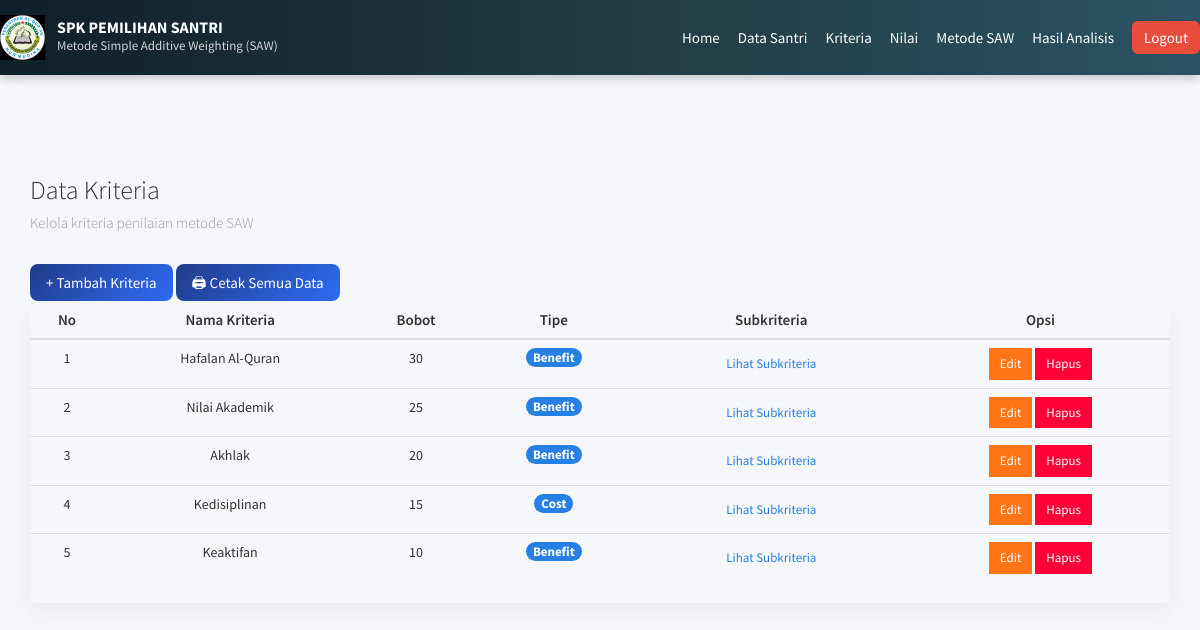
Screenshot of /admin/kriteria.php (signed in) with the database file from the repository.
### tables this page shows
CREATE TABLE `tbl_kriteria` (
  `id_kriteria` int(11) NOT NULL,
  `nama_kriteria` varchar(50) NOT NULL,
  `bobot_kriteria` double NOT NULL,
  `tipe_kriteria` varchar(20) NOT NULL
);

### admin/kriteria.php (the view, shortened to what this page needs)
<?php include 'header.php'; ?>
<div class="container mt-4">
    <div class="d-flex justify-content-between align-items-center mb-4">
        <div>
            <h3 class="fw-bold">Data Kriteria</h3>
            <h5 class="text-muted">Kelola kriteria penilaian metode SAW</h5>
        </div>
        <br>
        <a href="kriteriaaksi.php?aksi=tambah" class="btn btn-modern">
            + Tambah Kriteria
        </a>
        <a href="cetak_kriteria.php" target="_blank" class="btn btn-modern">
            🖨 Cetak Semua Data
        </a>
    </div>
    <div class="card shadow-sm border-0 rounded-4">
        <div class="card-body">
            <div class="table-responsive">
                <table class="table table-hover align-middle text-center">
                    <thead class="table-primary">
                        <tr>
                            <th class="text-center">No</th>
                            <th class="text-center">Nama Kriteria</th>
                            <th class="text-center">Bobot</th>
                            <th class="text-center">Tipe</th>
                            <th class="text-center">Subkriteria</th>
                            <th class="text-center">Opsi</th>
                        </tr>
                    </thead>
                    <tbody>
                        <?php
                        $data = mysqli_query($koneksi, "SELECT * FROM tbl_kriteria ORDER BY id_kriteria");
                        $no = 1;
                        while($a = mysqli_fetch_array($data)){
                        ?>
                        <tr>
                            <td><?= $no++; ?></td>
                            <td class="fw-semibold"><?= $a['nama_kriteria']; ?></td>
                            <td class="fw-semibold"><?= $a['bobot_kriteria']; ?></td>
                            <td>
                                <?php if($a['tipe_kriteria'] == 'benefit'){ ?>
                                    <span class="badge bg-info px-3 py-2">Benefit</span>
                                <?php } else { ?>
                                    <span class="badge bg-warning text-dark px-3 py-2">Cost</span>
                                <?php } ?>
                            </td>
                            <td>
                                <a href="subkriteria.php?id_kriteria=<?= $a['id_kriteria']; ?>"
                                   class="btn btn-outline-primary btn-sm rounded-pill px-3">
                                    Lihat Subkriteria
                                </a>
                            </td>
                            <td>
                                <a href="kriteriaaksi.php?id_kriteria=<?= $a['id_kriteria']; ?>&aksi=ubah"
                                   class="btn btn-warning btn-sm rounded-pill px-3">
                                    Edit
                                </a>
                                <a href="kriteriaproses.php?id_kriteria=<?= $a['id_kriteria']; ?>&proses=proseshapus"
                                   class="btn btn-danger btn-sm rounded-pill px-3"
                                   onclick="return confirm('Yakin ingin menghapus kriteria ini?')">
                                    Hapus
                                </a>
                            </td>
                        </tr>
                        <?php } ?>
                    </tbody>
                </table>
            </div>
        </div>
    </div>
</div>

### admin/kriteria.php (style rules this page uses)
body { background-color: #f5f7fa; }
.card { box-shadow: 0 10px 20px rgba(0,0,0,0.05); }
table th { font-size: 15px; font-weight: 600; }
table td { font-size: 14px; }
.btn { transition: all 0.3s ease; }
.btn-modern { background: linear-gradient(135deg, #1f3c88, #2f6cf6); color: #fff; border: none; border-radius: 8px; padding: 8px 16px; font-weight: 500; }

### rows the page displays
tbl_kriteria: nama_kriteria "Hafalan Al-Quran", bobot_kriteria "30", tipe_kriteria "Benefit"
tbl_kriteria: nama_kriteria "Nilai Akademik", bobot_kriteria "25", tipe_kriteria "Benefit"
tbl_kriteria: nama_kriteria "Akhlak", bobot_kriteria "20", tipe_kriteria "Benefit"
tbl_kriteria: nama_kriteria "Kedisiplinan", bobot_kriteria "15", tipe_kriteria "Cost"
tbl_kriteria: nama_kriteria "Keaktifan", bobot_kriteria "10", tipe_kriteria "Benefit"
